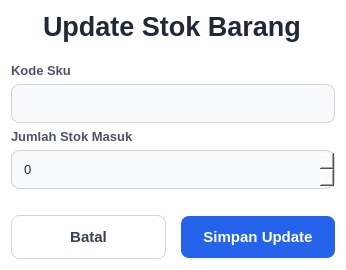
<?xml version="1.0" encoding="UTF-8"?>
<ui version="4.0">
 <class>Dialog</class>
 <widget class="QDialog" name="Dialog">
  <property name="geometry">
   <rect>
    <x>0</x>
    <y>0</y>
    <width>346</width>
    <height>270</height>
   </rect>
  </property>
  <property name="windowTitle">
   <string>Dialog</string>
  </property>
  <property name="styleSheet">
   <string notr="true">/* 1. BACKGROUND JENDELA */
QDialog {
    background-color: #ffffff; /* Putih bersih */
}

/* 2. JUDUL (Pastikan objectName-nya: label_judul) */
QLabel#label_judulstok {
    font-size: 20pt;
    font-weight: bold;
    color: #1f2937;
    margin-bottom: 15px;
    background: transparent;
}

/* 3. LABEL KETERANGAN (Nama Barang, SKU, dll) */
QLabel {
    font-size: 10pt;
    font-weight: bold;
    color: #4b5563; /* Abu-abu gelap elegan */
    background: transparent;
}

/* 4. KOTAK INPUT (LineEdit &amp; SpinBox) */
QLineEdit, QSpinBox {
    border: 1px solid #d1d5db;
    border-radius: 8px; /* Membuat sudut melengkung */
    padding: 10px;
    background-color: #f9fafb;
    color: #1f2937;
    font-size: 10pt;
}

/* Efek saat kotak input diklik */
QLineEdit:focus, QSpinBox:focus {
    border: 2px solid #2563eb; /* Garis biru tebal */
    background-color: #ffffff;
}

/* 5. TOMBOL TAMBAH (Pastikan objectName-nya: btn_simpan) */
QPushButton#btn_simpan_update {
    background-color: #2563eb; /* Biru Modern */
    color: white;
    border: none;
    border-radius: 8px;
    padding: 12px;
    font-weight: bold;
    font-size: 11pt;
}

QPushButton#btn_simpan_update:hover {
    background-color: #1d4ed8; /* Biru lebih gelap saat disentuh */
}

/* 6. TOMBOL BATAL (Pastikan objectName-nya: btn_batal) */
QPushButton#btn_batal_update {
    background-color: white;
    color: #374151;
    border: 1px solid #d1d5db;
    border-radius: 8px;
    padding: 12px;
    font-weight: bold;
    font-size: 11pt;
}

QPushButton#btn_batal_update:hover {
    background-color: #f3f4f6;
}</string>
  </property>
  <layout class="QVBoxLayout" name="verticalLayout">
   <item alignment="Qt::AlignmentFlag::AlignHCenter">
    <widget class="QLabel" name="label_judulstok">
     <property name="font">
      <font>
       <pointsize>20</pointsize>
       <bold>true</bold>
      </font>
     </property>
     <property name="text">
      <string>Update Stok Barang</string>
     </property>
    </widget>
   </item>
   <item>
    <widget class="QLabel" name="label_2">
     <property name="font">
      <font>
       <family>Arial</family>
       <pointsize>10</pointsize>
       <bold>true</bold>
      </font>
     </property>
     <property name="text">
      <string>Kode Sku</string>
     </property>
    </widget>
   </item>
   <item>
    <widget class="QLineEdit" name="txt_sku_update"/>
   </item>
   <item>
    <widget class="QLabel" name="label_4">
     <property name="font">
      <font>
       <family>Arial</family>
       <pointsize>10</pointsize>
       <bold>true</bold>
      </font>
     </property>
     <property name="text">
      <string>Jumlah Stok Masuk</string>
     </property>
    </widget>
   </item>
   <item>
    <widget class="QSpinBox" name="input_jumlah_masuk">
     <property name="font">
      <font>
       <family>Arial</family>
       <pointsize>10</pointsize>
       <bold>false</bold>
      </font>
     </property>
    </widget>
   </item>
   <item>
    <spacer name="verticalSpacer">
     <property name="orientation">
      <enum>Qt::Orientation::Vertical</enum>
     </property>
     <property name="sizeHint" stdset="0">
      <size>
       <width>20</width>
       <height>40</height>
      </size>
     </property>
    </spacer>
   </item>
   <item>
    <layout class="QHBoxLayout" name="horizontalLayout_3">
     <property name="spacing">
      <number>15</number>
     </property>
     <item>
      <widget class="QPushButton" name="btn_batal_update">
       <property name="text">
        <string>Batal</string>
       </property>
      </widget>
     </item>
     <item>
      <widget class="QPushButton" name="btn_simpan_update">
       <property name="text">
        <string>Simpan Update</string>
       </property>
      </widget>
     </item>
    </layout>
   </item>
  </layout>
 </widget>
 <resources/>
 <connections/>
</ui>
